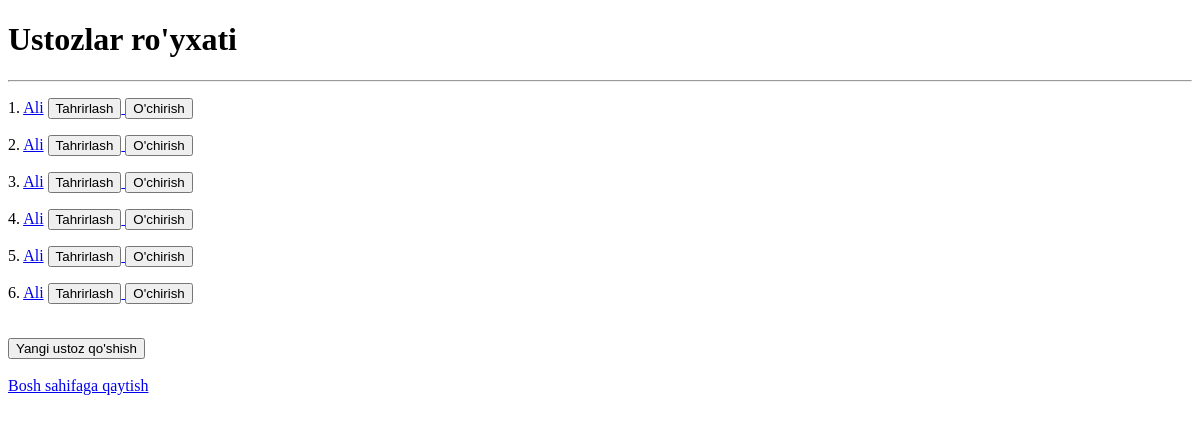
Before: /ustozlar/ with the older database file.
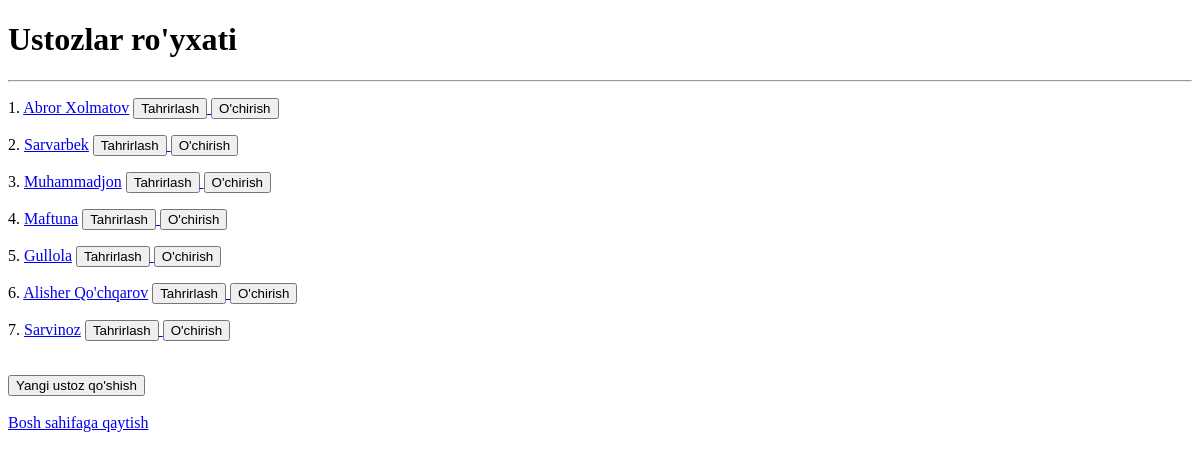
After: the same page with the newer database file.
### mainApp/models.py (models this page shows, shortened)
class Ustoz(models.Model):
    JINS_CHOICES = (
        ("Erkak", "Erkak"),
        ("Ayol", "Ayol")
    )
    DARAJA_CHOICES = (
        ("Bakalavr", "Bakalavr"),
        ("Magistr", "Magistr"),
        ("Doktorant", "Doktorant")
    )
    ism = models.CharField(max_length=255)
    jins = models.CharField(max_length=20, default="Erkak", choices=JINS_CHOICES)
    yosh = models.PositiveSmallIntegerField(default=25)
    daraja = models.CharField(max_length=30, default="Magistr", choices=DARAJA_CHOICES)
    fan = models.ForeignKey(Fan, on_delete=SET_NULL, null=True)
    class Meta:
        verbose_name_plural = "Ustozlar"

### mainApp/views.py (the view)
# urls.py: path('ustozlar/', ustozlar_view, name="ustozlar"),
def ustozlar_view(request):
    ustozlar = Ustoz.objects.all()
    context = {
        "ustozlar": ustozlar
    }
    return render(request, 'ustozlar.html', context=context)

### templates/ustozlar.html (shortened to what this page needs)
<!DOCTYPE html>
<html lang="en">
<head>
</head>
<body>
<h1>Ustozlar ro'yxati</h1>
<hr>
{% for ustoz in ustozlar %}
<p>
    {{ forloop.counter }}.
    <a href="{{ ustoz.id }}">{{ ustoz.ism }}</a>
    <a href="/ustozlar/{{ ustoz.id }}/update/">
        <button>Tahrirlash</button>
    </a>
    <a href="/ustozlar/{{ustoz.id}}/delete/tasdiqlash/">
        <button>O'chirish</button>
    </a>
</p>
{% endfor %}
<br>
<a href="/ustozlar/ustoz_qoshish/">
    <button>Yangi ustoz qo'shish</button>
</a>
<br><br>
<a href="/">Bosh sahifaga qaytish</a>
</body>
</html>

Changed rows visible on the page:
changed Ustoz: ism "Ali" → "Abror Xolmatov"
changed Ustoz: ism "Ali" → "Sarvarbek"
changed Ustoz: ism "Ali" → "Muhammadjon"
changed Ustoz: ism "Ali" → "Maftuna"
changed Ustoz: ism "Ali" → "Gullola"
changed Ustoz: ism "Ali" → "Alisher Qo'chqarov"
added Ustoz: ism "Sarvinoz"
